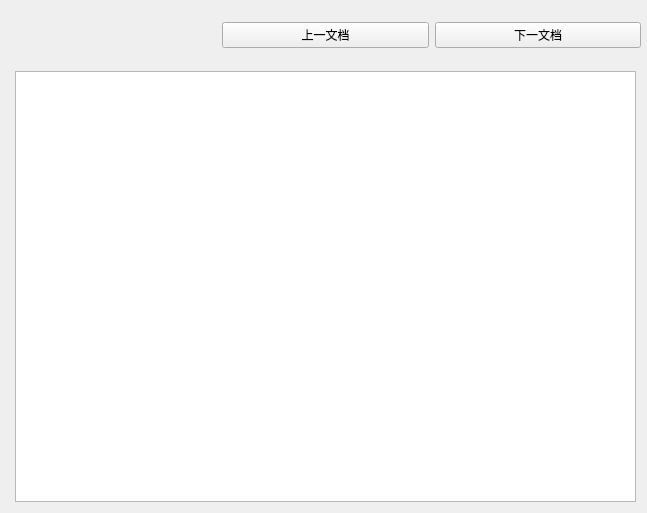
<?xml version="1.0" encoding="UTF-8"?>
<ui version="4.0">
 <class>TextRead</class>
 <widget class="QWidget" name="TextRead">
  <property name="geometry">
   <rect>
    <x>0</x>
    <y>0</y>
    <width>647</width>
    <height>513</height>
   </rect>
  </property>
  <property name="windowTitle">
   <string>Form</string>
  </property>
  <widget class="QWidget" name="horizontalLayoutWidget">
   <property name="geometry">
    <rect>
     <x>10</x>
     <y>10</y>
     <width>631</width>
     <height>51</height>
    </rect>
   </property>
   <layout class="QHBoxLayout" name="horizontalLayout">
    <item>
     <widget class="QLabel" name="label">
      <property name="text">
       <string/>
      </property>
     </widget>
    </item>
    <item>
     <widget class="QPushButton" name="pushButton">
      <property name="text">
       <string>上一文档</string>
      </property>
     </widget>
    </item>
    <item>
     <widget class="QPushButton" name="pushButton_2">
      <property name="text">
       <string>下一文档</string>
      </property>
     </widget>
    </item>
   </layout>
  </widget>
  <widget class="QTextBrowser" name="textBrowser">
   <property name="geometry">
    <rect>
     <x>15</x>
     <y>71</y>
     <width>621</width>
     <height>431</height>
    </rect>
   </property>
  </widget>
 </widget>
 <resources/>
 <connections/>
</ui>
